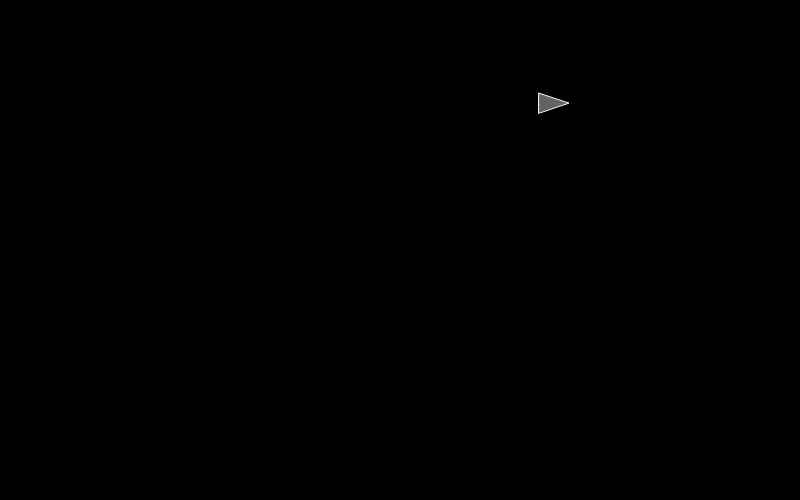
Frame 1 (no input)
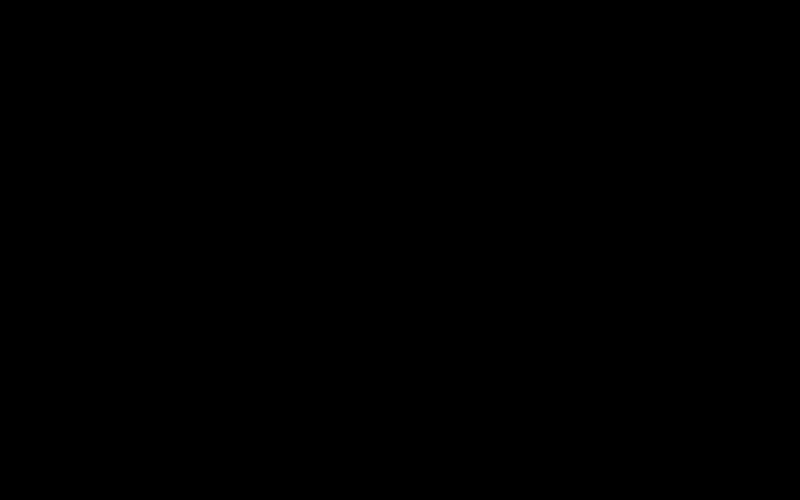
Frame 60 (no input)
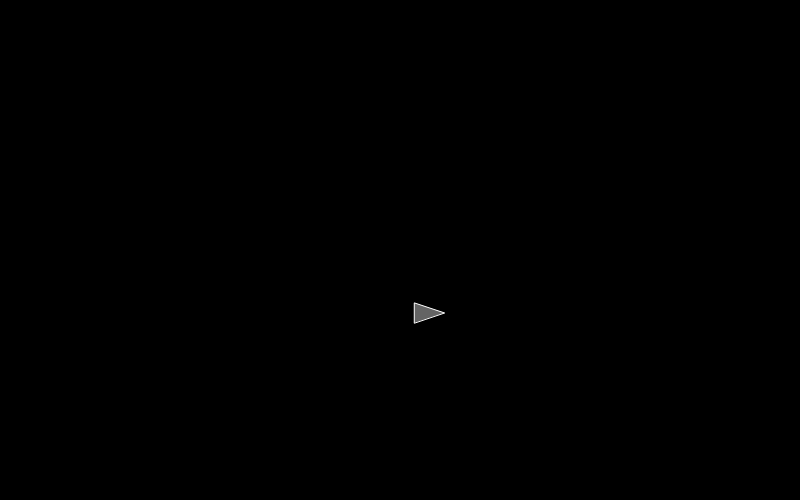
Frame 120 (the mouse pressed at the canvas centre since frame 60)

The p5.js sketch that drew these frames (run headless with seeded random() and noise() and a simulated clock; from frame 60 on, the mouse is pressed at the canvas centre):

// p5.js sketch
// ── sketch.js
var particles = [];

function setup() {
  createCanvas(800, 500);
  background(0);

  particles.push(new Particle(random(width), random(height)));
}


function draw() {
  background(0);

  var mouseVector = createVector(mouseX, mouseY);
  for (var i = 0; i < particles.length; i++) {
    particles[i].applyAttraction(mouseVector);
    particles[i].update();
    particles[i].vel.mult(0.98);
    //particles[i].display();
    particles[i].displayTriangle();
  }
}
// ── Particle.js
"use strict";

class Particle {
  constructor(x, y, m) {
    this.pos = createVector(x, y);
    this.vel = createVector(0, 0);
    this.acc = createVector(0, 0);
    this.mass = 1;
    this.rad = 10 * this.mass;
    this.angle = 0;
  }
  applyForce(f) {
    f.div(this.mass);
    this.acc.add(f);
  }
  applyAttraction(otherPos) {
    var force = p5.Vector.sub(otherPos, this.pos);
    force.mult(0.005);
    this.acc.add(force);
  }
  update() {
    this.vel.add(this.acc);
    this.pos.add(this.vel);
    this.acc.mult(0);
    
    this.angle = atan2(mouseY - this.pos.y, mouseX - this.pos.x);
  }
  display() {
    push();
    translate(this.pos.x, this.pos.y);
    stroke(255);
    fill(255, 100);
    ellipse(0, 0, this.rad * 2 * this.mass, this.rad * 2 * this.mass);
    pop();
  }
  displayTriangle() {
    push();
    translate(this.pos.x, this.pos.y);
    //rotate(this.angle);
    stroke(255);
    fill(255, 100);
    triangle(0, 0, -30, -10, -30, 10);
    pop();
  }
}
